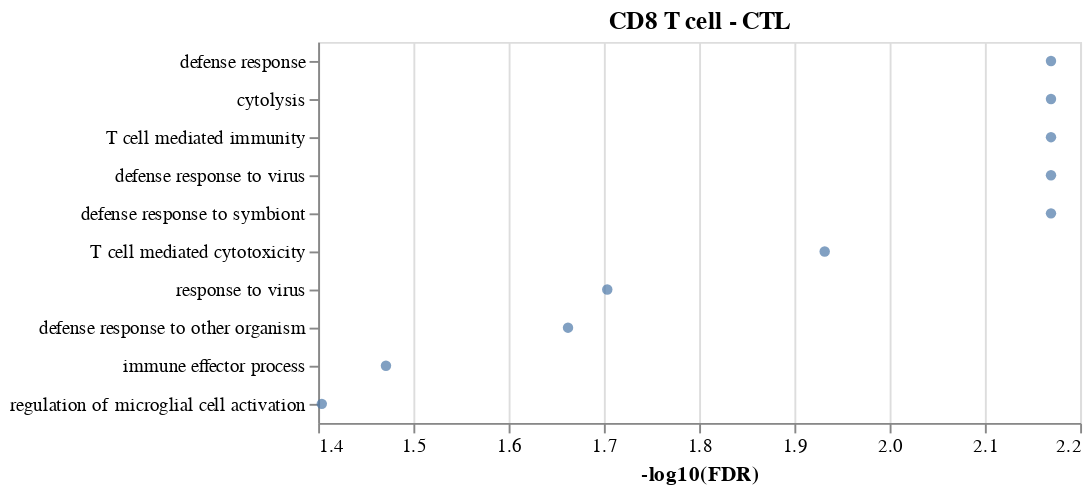

The notebook cell saved with this chart:
### Code cell
source = go_pathways.iloc[:10, :]
chart = alt.Chart(source, title='CD8 T cell - CTL')
chart = chart.mark_circle().encode(
    y=alt.Y(f'Name:N', axis=alt.Axis(title=None), sort='-x'),
    x=alt.X(f'-log10(FDR):Q', scale=alt.Scale(zero=False), axis=alt.Axis(grid=True)),
)
chart

### Figure 1 — Vega-Lite specification as saved in the notebook (floating-point values rounded to 4 significant figures)
{"config": {"view": {"continuousWidth": 400, "continuousHeight": 300}}, "data": {"name": "data-6f34c5bc952bd624fd79f0002126b8d1"}, "mark": "circle", "encoding": {"x": {"type": "quantitative", "axis": {"grid": true}, "field": "-log10(FDR)", "scale": {"zero": false}}, "y": {"type": "nominal", "axis": {"title": null}, "field": "Name", "sort": "-x"}}, "title": "CD8 T cell - CTL", "$schema": "https://vega.github.io/schema/vega-lite/v4.8.1.json", "datasets": {"data-6f34c5bc952bd624fd79f0002126b8d1": [{"Category": "GO: Biological Process", "ID": "GO:0006952", "Name": "defense response", "Source": " ", "p-value": 1.192e-05, "q-value Bonferroni": 0.01429, "q-value FDR B&H": 0.00677, "q-value FDR B&Y": 0.0519, "Hit Count in Query List": 11, "Hit Count in Genome": 1935, "Hit in Query List": "AKNA,FLNA,CST7,ATM,ILF3,CD8A,KLRG1,PRF1,KLRD1,SPON2,GZMM", "-log10(FDR)": 2.169}, {"Category": "GO: Biological Process", "ID": "GO:0019835", "Name": "cytolysis", "Source": " ", "p-value": 1.311e-05, "q-value Bonferroni": 0.01572, "q-value FDR B&H": 0.00677, "q-value FDR B&Y": 0.0519, "Hit Count in Query List": 3, "Hit Count in Genome": 36, "Hit in Query List": "PRF1,GZMH,GZMM", "-log10(FDR)": 2.169}, {"Category": "GO: Biological Process", "ID": "GO:0002456", "Name": "T cell mediated immunity", "Source": " ", "p-value": 2.394e-05, "q-value Bonferroni": 0.0287, "q-value FDR B&H": 0.00677, "q-value FDR B&Y": 0.0519, "Hit Count in Query List": 4, "Hit Count in Genome": 133, "Hit in Query List": "CD8A,PRF1,KLRD1,GZMM", "-log10(FDR)": 2.169}, {"Category": "GO: Biological Process", "ID": "GO:0051607", "Name": "defense response to virus", "Source": " ", "p-value": 2.823e-05, "q-value Bonferroni": 0.03385, "q-value FDR B&H": 0.00677, "q-value FDR B&Y": 0.0519, "Hit Count in Query List": 5, "Hit Count in Genome": 286, "Hit in Query List": "FLNA,ILF3,CD8A,PRF1,SPON2", "-log10(FDR)": 2.169}, {"Category": "GO: Biological Process", "ID": "GO:0140546", "Name": "defense response to symbiont", "Source": " ", "p-value": 2.823e-05, "q-value Bonferroni": 0.03385, "q-value FDR B&H": 0.00677, "q-value FDR B&Y": 0.0519, "Hit Count in Query List": 5, "Hit Count in Genome": 286, "Hit in Query List": "FLNA,ILF3,CD8A,PRF1,SPON2", "-log10(FDR)": 2.169}, {"Category": "GO: Biological Process", "ID": "GO:0001913", "Name": "T cell mediated cytotoxicity", "Source": " ", "p-value": 5.855e-05, "q-value Bonferroni": 0.0702, "q-value FDR B&H": 0.0117, "q-value FDR B&Y": 0.08971, "Hit Count in Query List": 3, "Hit Count in Genome": 59, "Hit in Query List": "PRF1,KLRD1,GZMM", "-log10(FDR)": 1.932}, {"Category": "GO: Biological Process", "ID": "GO:0009615", "Name": "response to virus", "Source": " ", "p-value": 0.0001155, "q-value Bonferroni": 0.1385, "q-value FDR B&H": 0.01979, "q-value FDR B&Y": 0.1517, "Hit Count in Query List": 5, "Hit Count in Genome": 385, "Hit in Query List": "FLNA,ILF3,CD8A,PRF1,SPON2", "-log10(FDR)": 1.704}, {"Category": "GO: Biological Process", "ID": "GO:0098542", "Name": "defense response to other organism", "Source": " ", "p-value": 0.0001452, "q-value Bonferroni": 0.1741, "q-value FDR B&H": 0.02176, "q-value FDR B&Y": 0.1669, "Hit Count in Query List": 8, "Hit Count in Genome": 1285, "Hit in Query List": "FLNA,ILF3,CD8A,KLRG1,PRF1,KLRD1,SPON2,GZMM", "-log10(FDR)": 1.662}, {"Category": "GO: Biological Process", "ID": "GO:0002252", "Name": "immune effector process", "Source": " ", "p-value": 0.0002537, "q-value Bonferroni": 0.3041, "q-value FDR B&H": 0.03379, "q-value FDR B&Y": 0.2591, "Hit Count in Query List": 8, "Hit Count in Genome": 1393, "Hit in Query List": "FLNA,BIN2,ILF3,CD8A,PRF1,KLRD1,SPON2,GZMM", "-log10(FDR)": 1.471}, {"Category": "GO: Biological Process", "ID": "GO:1903978", "Name": "regulation of microglial cell activation", "Source": " ", "p-value": 0.0003291, "q-value Bonferroni": 0.3946, "q-value FDR B&H": 0.03946, "q-value FDR B&Y": 0.3026, "Hit Count in Query List": 2, "Hit Count in Genome": 21, "Hit in Query List": "CST7,ATM", "-log10(FDR)": 1.404}]}}
